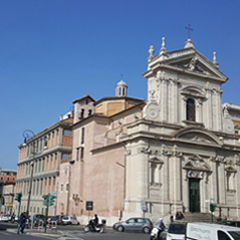
#> input picture 9장/images-5/dft_240.jpg, 240 x 240 px
$ python 9.3.1.py
#> lines starting #> are read from the running program, lines starting #| are printed output that depends on the picture; after the words box and inside, x2 and y2 are one past the last pixel; in counts of white or black regions, pixels touching at a corner belong together
### Common/dft2d.py
import math
import numpy as np, cv2


def calc_spectrum(complex):
    if complex.ndim == 2:
        dst = abs(complex)
    else:
        dst = cv2.magnitude(complex[:, :, 0], complex[:, :, 1])
    dst = cv2.log(dst + 1)
    cv2.normalize(dst, dst, 0, 255, cv2.NORM_MINMAX)
    return cv2.convertScaleAbs(dst)


def fftshift(img):
    dst = np.zeros(img.shape, img.dtype)
    h, w = dst.shape[:2]
    cy, cx = h // 2, w // 2
    dst[h - cy:, w - cx:] = np.copy(img[0:cy, 0:cx])
    dst[0:cy, 0:cx] = np.copy(img[h - cy:, w - cx:])
    dst[0:cy, w - cx:] = np.copy(img[h - cy:, 0:cx])
    dst[h - cy:, 0:cx] = np.copy(img[0:cy, w - cx:])
    return dst


def exp(knN):
    th = -2 * math.pi * knN
    return complex(math.cos(th), math.sin(th))


# [10 lines left out: functions dft, idft, not called in this run]


def zeropadding(img):
    h, w = img.shape[:2]
    m = 1 << int(np.ceil(np.log2(h)))
    n = 1 << int(np.ceil(np.log2(w)))
    dst = np.zeros((m, n), img.dtype)
    dst[0:h, 0:w] = img[:]
    return dst

### 9장/9.3.1.py
import numpy as np, cv2
from Common.dft2d import exp, calc_spectrum, fftshift
from Common.dft2d import zeropadding


def butterfly(pair, L, N, dir):
    for k in range(L):
        Geven, Godd = pair[k], pair[k + L]
        pair[k] = Geven + Godd * exp(dir * k / N)
        pair[k + L] = Geven - Godd * exp(dir * k / N)


def parring(g, N, dir, start=0, stride=1):
    if N == 1: return [g[start]]
    L = N // 2
    sd = stride * 2
    part1 = parring(g, L, dir, start, sd)
    part2 = parring(g, L, dir, start + stride, sd)
    pair = part1 + part2
    butterfly(pair, L, N, dir)
    return pair


def fft(g):
    return parring(g, len(g), 1)


def ifft(g):
    fft = parring(g, len(g), -1)
    return [v / len(g) for v in fft]


def fft2(image):
    pad_img = zeropadding(image)
    tmp = [fft(row) for row in pad_img]
    dst = [fft(row) for row in np.transpose(tmp)]
    return np.transpose(dst)


def ifft2(image):
    tmp = [ifft(row) for row in image]
    dst = [ifft(row) for row in np.transpose(tmp)]
    return np.transpose(dst)


image = cv2.imread("images-5/dft_240.jpg", cv2.IMREAD_GRAYSCALE)
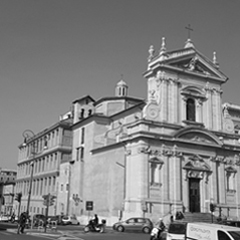
#> image: shape (240, 240); min 0, max 255, mean 130.4
if image is None: raise Exception("영상파일 읽기 오류")

dft1 = fft2(image)
#> in zeropadding, `dst[0:h, 0:w] = img[:]`:
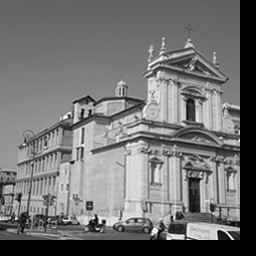
#> dst: shape (256, 256); min 0, max 255, mean 114.6
#> in fft2, `tmp = [fft(row) for row in pad_img]`: tmp = 256 items
dft2 = np.fft.fft2(image)
dft3 = cv2.dft(np.float32(image), flags=cv2.DFT_COMPLEX_OUTPUT)

spectrum1 = calc_spectrum(fftshift(dft1))
#> in calc_spectrum, `dst = cv2.log(dst + 1)`:
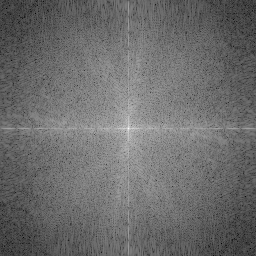
#> dst: shape (256, 256) float64; min 1.06, max 15.83, mean 7.33; drawn with min black and max white
spectrum2 = calc_spectrum(fftshift(dft2))
#> in calc_spectrum (call 2), `dst = abs(complex)`:
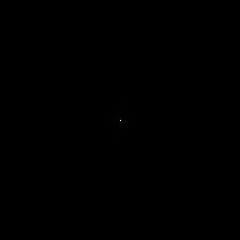
#> dst: shape (240, 240) float64; min 1.26, max 7513396, mean 4196.9; drawn with min black and max white
#> in calc_spectrum (call 2), `dst = cv2.log(dst + 1)`:
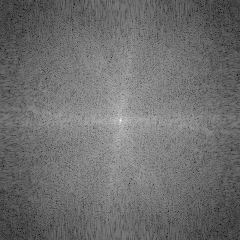
#> dst: shape (240, 240) float64; min 0.814, max 15.83, mean 7.31; drawn with min black and max white
spectrum3 = calc_spectrum(fftshift(dft3))

idft1 = fft2(dft1).real
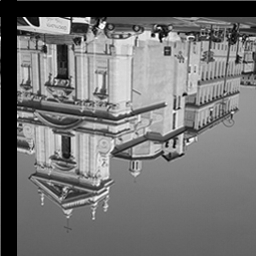
#> idft1: shape (256, 256) float64; min -4.67e-09, max 16711680, mean 7513396; drawn with min black and max white
idft2 = np.fft.ifft2(dft1).real
idft3 = cv2.idft(dft3, flags=cv2.DFT_SCALE)[:, :, 0]

print("user 방법 변환 행렬 크기:", dft1.shape)
#| user 방법 변환 행렬 크기: (256, 256)
print("np.fft 방법 변환 행렬 크기:", dft2.shape)
#| np.fft 방법 변환 행렬 크기: (240, 240)
print("cv2.dft 방법 변환 행렬 크기:", dft3.shape)
#| cv2.dft 방법 변환 행렬 크기: (240, 240, 2)

cv2.imshow("spectrum1", spectrum1)
cv2.imshow("spectrum2-np.fft", spectrum2)
cv2.imshow("spectrum3-OpenCV", spectrum3)
cv2.imshow("idft_img1", cv2.convertScaleAbs(idft1))
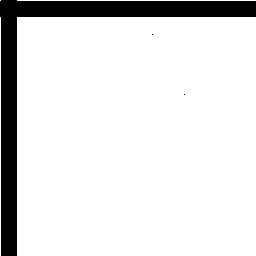
#> window 'idft_img1': shape (256, 256); 87.9% white; 3 black regions (2 under 20 px), largest, box (x1, y1, x2, y2) and area: (0, 0, 256, 256) 7936
cv2.imshow("idft_img2", cv2.convertScaleAbs(idft2))
cv2.imshow("idft_img3", cv2.convertScaleAbs(idft3))
cv2.waitKey(0)
